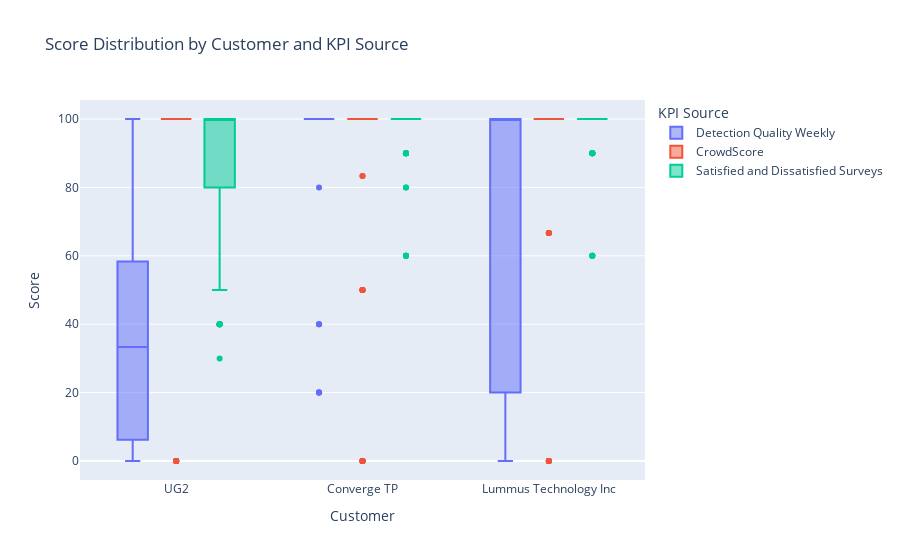

Source (notebook cell):
### Code cell
fig = px.box(filtered_df, x='Customer', y='Score', color='KPI Source',
             title='Score Distribution by Customer and KPI Source',
             labels={'Score': 'Score', 'Customer': 'Customer'},
             category_orders={'Customer': filtered_df['Customer'].unique(), 'KPI Source': filtered_df['KPI Source'].unique()})

# Show the plot
fig.show()

### Figure 1 — Plotly figure (JSON) as saved in the notebook; plotly's stock layout.template omitted (floating-point values rounded to 4 significant figures; data arrays with more than 128 entries replaced by an {"elided": "..."} marker saying what was removed)
{"data": [{"alignmentgroup": "True", "hovertemplate": "KPI Source=Detection Quality Weekly<br>Customer=%{x}<br>Score=%{y}<extra></extra>", "legendgroup": "Detection Quality Weekly", "marker": {"color": "#636efa"}, "name": "Detection Quality Weekly", "notched": false, "offsetgroup": "Detection Quality Weekly", "orientation": "v", "showlegend": true, "type": "box", "x": {"elided": "242 str values"}, "x0": " ", "xaxis": "x", "y": {"elided": "242 float values"}, "y0": " ", "yaxis": "y"}, {"alignmentgroup": "True", "hovertemplate": "KPI Source=CrowdScore<br>Customer=%{x}<br>Score=%{y}<extra></extra>", "legendgroup": "CrowdScore", "marker": {"color": "#EF553B"}, "name": "CrowdScore", "notched": false, "offsetgroup": "CrowdScore", "orientation": "v", "showlegend": true, "type": "box", "x": {"elided": "264 str values"}, "x0": " ", "xaxis": "x", "y": {"elided": "264 float values"}, "y0": " ", "yaxis": "y"}, {"alignmentgroup": "True", "hovertemplate": "KPI Source=Satisfied and Dissatisfied Surveys<br>Customer=%{x}<br>Score=%{y}<extra></extra>", "legendgroup": "Satisfied and Dissatisfied Surveys", "marker": {"color": "#00cc96"}, "name": "Satisfied and Dissatisfied Surveys", "notched": false, "offsetgroup": "Satisfied and Dissatisfied Surveys", "orientation": "v", "showlegend": true, "type": "box", "x": {"elided": "264 str values"}, "x0": " ", "xaxis": "x", "y": {"elided": "264 int values"}, "y0": " ", "yaxis": "y"}], "layout": {"boxmode": "group", "legend": {"title": {"text": "KPI Source"}, "tracegroupgap": 0}, "title": {"text": "Score Distribution by Customer and KPI Source"}, "xaxis": {"anchor": "y", "categoryarray": ["UG2", "Converge TP", "Lummus Technology Inc"], "categoryorder": "array", "domain": [0, 1], "title": {"text": "Customer"}}, "yaxis": {"anchor": "x", "domain": [0, 1], "title": {"text": "Score"}}}}
